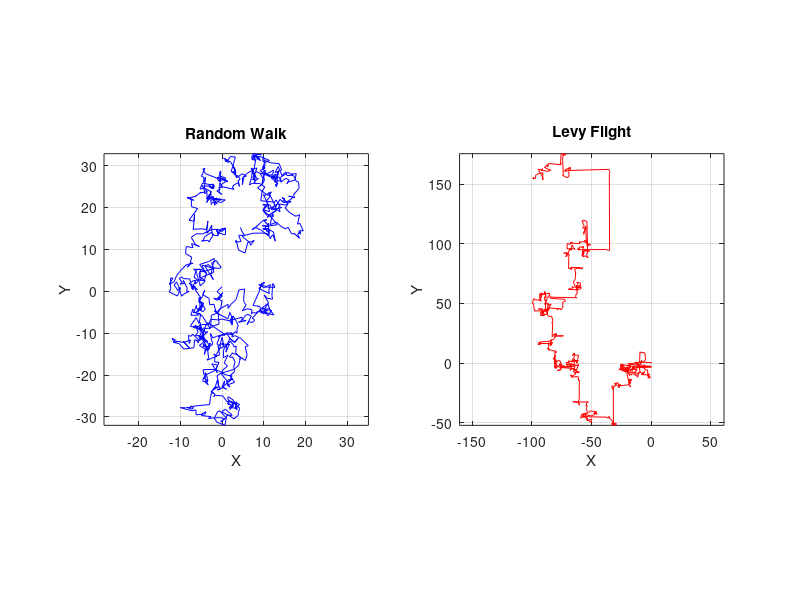

Recreate this plot in MATLAB.
clc; clear; close all;

% Parameter
steps = 1000;
dimensions = 2;
rng(42);  % Set seed for reproducibility

%% Random Walk
rw_positions = cumsum(randn(steps, dimensions));

%% Levy Flight Function
beta = 1.5;
gamma1 = gamma(1 + beta);
gamma2 = gamma((1 + beta) / 2);
sigma_u = (gamma1 * sin(pi * beta / 2) / (gamma2 * beta * 2^((beta - 1) / 2)))^(1 / beta);

u = normrnd(0, sigma_u, steps, dimensions);
v = normrnd(0, 1, steps, dimensions);
step = u ./ abs(v).^(1 / beta);
levy_positions = cumsum(step);

%% Plotting
figure('Position', [100 100 1200 500]);

% Plot Random Walk
subplot(1,2,1);
plot(rw_positions(:,1), rw_positions(:,2), 'b');
title('Random Walk');
xlabel('X'); ylabel('Y');
grid on;
axis equal;

% Plot Levy Flight
subplot(1,2,2);
plot(levy_positions(:,1), levy_positions(:,2), 'r');
title('Levy Flight');
xlabel('X'); ylabel('Y');
grid on;
axis equal;
